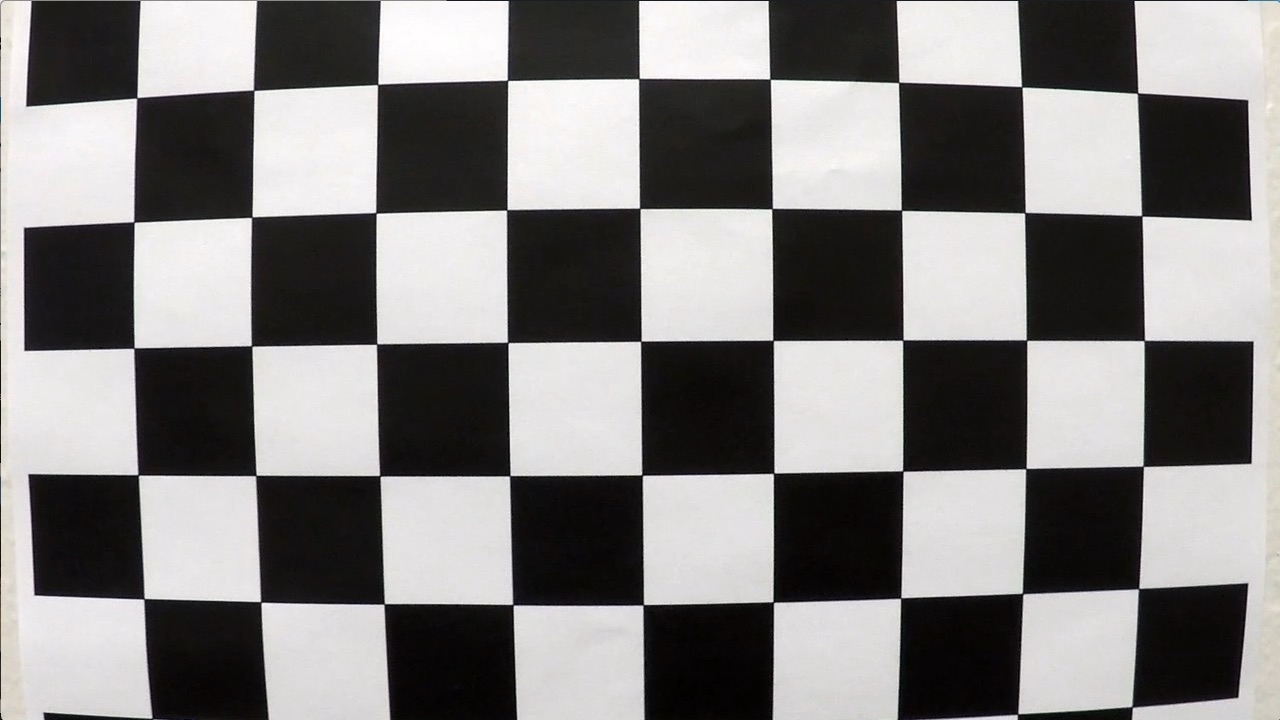
#> input picture camera_cal/calibration1.jpg, 1280 x 720 px; its folder holds only this picture in this run
$ jupyter execute --allow-errors Project.ipynb   (shell and % lines are left out)   (older library calls are emulated)
#> lines starting #> are read from the running program, lines starting #| are printed output that depends on the picture; after the words box and inside, x2 and y2 are one past the last pixel; in counts of white or black regions, pixels touching at a corner belong together
## Advanced Lane Finding Project

The goals / steps of this project are the following:

* Compute the camera calibration matrix and distortion coefficients given a set of chessboard images.
* Apply a distortion correction to raw images.
* Use color transforms, gradients, etc., to create a thresholded binary image.
* Apply a perspective transform to rectify binary image ("birds-eye view").
* Detect lane pixels and fit to find the lane boundary.
* Determine the curvature of the lane and vehicle position with respect to center.
* Warp the detected lane boundaries back onto the original image.
* Output visual display of the lane boundaries and numerical estimation of lane curvature and vehicle position.

---
## First, I'll compute the camera calibration using chessboard images

[cell 1]
## Import all necessary libraries
#%matplotlib qt
import numpy as np
import cv2
import glob
import matplotlib.pyplot as plt
import random
import math
import os

[cell 2]
nx=9
ny=6

def calibrate(nx,ny):
#> called with nx = 9, ny = 6
    undist=[]
    objp = np.zeros((nx*ny,3), np.float32)
    objp[:,:2] = np.mgrid[0:nx,0:ny].T.reshape(-1,2)
    objpoints = [] # 3d points in real world space
    imgpoints = [] # 2d points in image plane.
    image_store=[]
    image=[]
    undst=[]
    global ret, mtx ,dist ,rvecs ,tvecs
    images = glob.glob('camera_cal/calibration*.jpg')
    k=0
    l=0
    for fname in images:
        k+=1
        img = cv2.imread(fname)
#> img is the input picture: shape (720, 1280, 3); mean B, G, R 127.8, 128.4, 130.1
        image.append(img)
        gray = cv2.cvtColor(img,cv2.COLOR_BGR2GRAY)
        image_store.append(img)
        ret, corners = cv2.findChessboardCorners(gray, (nx,ny),None)
#> ret = False; corners = None
        if ret == True:
            objpoints.append(objp)
            imgpoints.append(corners)
            cv2.drawChessboardCorners(img, (nx,ny), corners, ret)
            l+=1
    ret, mtx ,dist ,rvecs ,tvecs = cv2.calibrateCamera(objpoints,imgpoints,(gray.shape[0],gray.shape[1]),None,None)
    return ret, mtx, dist, rvecs, tvecs

#> (a cell that did not finish here is left out)

[cell 4]
image=cv2.imread('test_images/test3.jpg')
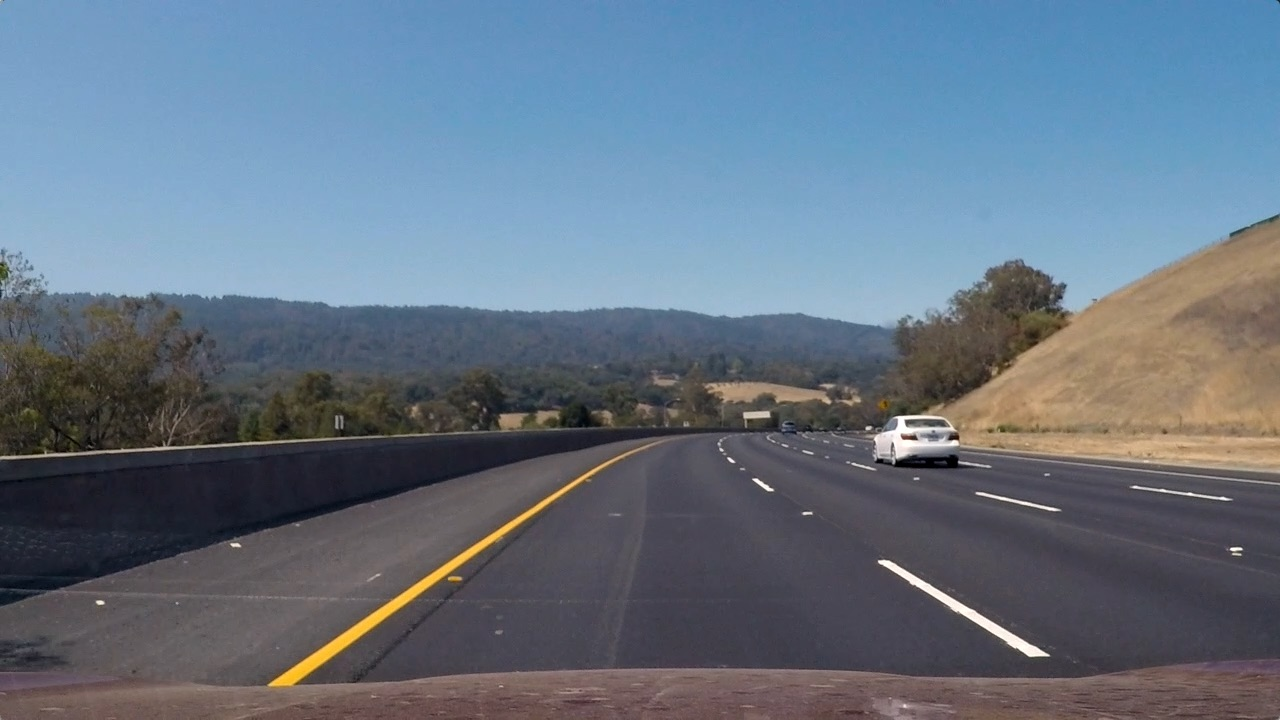
#> input picture test_images/test3.jpg, 1280 x 720 px
#> image is the input picture: shape (720, 1280, 3); mean B, G, R 130.7, 115.3, 101.1

[cell 5]
def undistort(image,mtx,dist,):
    undist=cv2.undistort(image,mtx,dist,None,mtx)
    return undist

# [42 lines left out: functions abs_sobel_thresh, mag_thresh, dir_threshold, sob, not called in this run]

def color_threshold(image,ksize,std):
    image=cv2.GaussianBlur(image,(ksize,ksize),std)
    HSV = cv2.cvtColor(image,cv2.COLOR_BGR2HSV)
    HLS = cv2.cvtColor(image,cv2.COLOR_BGR2HLS)
    #HH,SS,VV=cv2.split(image)
    HH=HSV[:,:,0]
    LL=HLS[:,:,1]
    VV=HSV[:,:,2]
#######################################################################

    sL_thresh=(220,255)#218,255
    sobelL = cv2.Sobel(LL, cv2.CV_64F,1,0) # Take the derivative in x
    abs_sobelL = np.absolute(sobelL) # Absolute x derivative to accentuate lines away from horizontal
    scaled_sobelL = np.uint8(255*abs_sobelL/np.max(abs_sobelL))
    binaryL = np.zeros_like(LL)
    binaryL[(LL > sL_thresh[0]) & (LL <= sL_thresh[1])] = 1

    sV_thresh=(218,255)#218,255
    sobelV = cv2.Sobel(VV, cv2.CV_64F,1,0) # Take the derivative in x
    abs_sobelV = np.absolute(sobelV) # Absolute x derivative to accentuate lines away from horizontal
    scaled_sobelV = np.uint8(255*abs_sobelV/np.max(abs_sobelV))
    binaryV = np.zeros_like(VV)
    binaryV[(VV > sV_thresh[0]) & (VV <= sV_thresh[1])] = 1

    threshH = (30,100)
    sobelH = cv2.Sobel(HH, cv2.CV_64F,1,0) # Take the derivative in x
    abs_sobelH = np.absolute(sobelH) # Absolute x derivative to accentuate lines away from horizontal
    scaled_sobelH = np.uint8(255*abs_sobelH/np.max(abs_sobelH))
    binaryH = np.zeros_like(HH)
    binaryH[(HH > threshH[0]) & (HH <= threshH[1])] = 1

    comb=binaryH|binaryV|binaryL
    return comb


# [225 lines left out: functions stack_image, curvature, birdseyeview, slidewindow, slideadvanced, draw_lines, not called in this run]

[cell 6]
image=cv2.imread('test_images/test1.jpg')
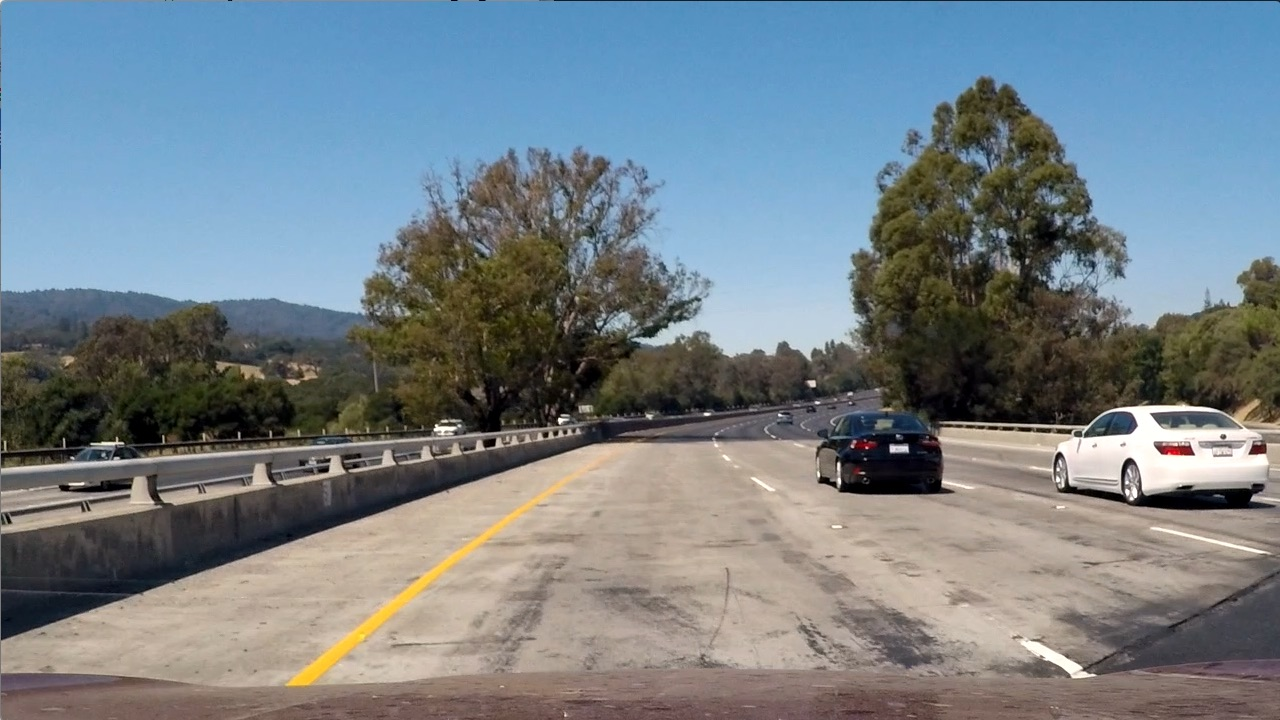
#> input picture test_images/test1.jpg, 1280 x 720 px
#> image is the input picture: shape (720, 1280, 3); mean B, G, R 135.5, 128.7, 117.5
image=cv2.cvtColor(image,cv2.COLOR_BGR2RGB)
#> (the rest of this cell did not finish here and is left out)

### Color Transformation and Treshholding

[cell 7]
ploty = np.linspace(0, image.shape[0]-1, image.shape[0] )
#> ploty = 720 values from 0 to 719
combcol=color_threshold(image,5,5)
#> in color_threshold, `HSV = cv2.cvtColor(image,cv2.COLOR_BGR2HSV)`: HSV: shape (720, 1280, 3); mean H, S, V 68.3, 76.2, 149.5
#> in color_threshold, `HLS = cv2.cvtColor(image,cv2.COLOR_BGR2HLS)`: HLS: shape (720, 1280, 3); mean of channels 0, 1, 2 68.2, 126.7, 71.7
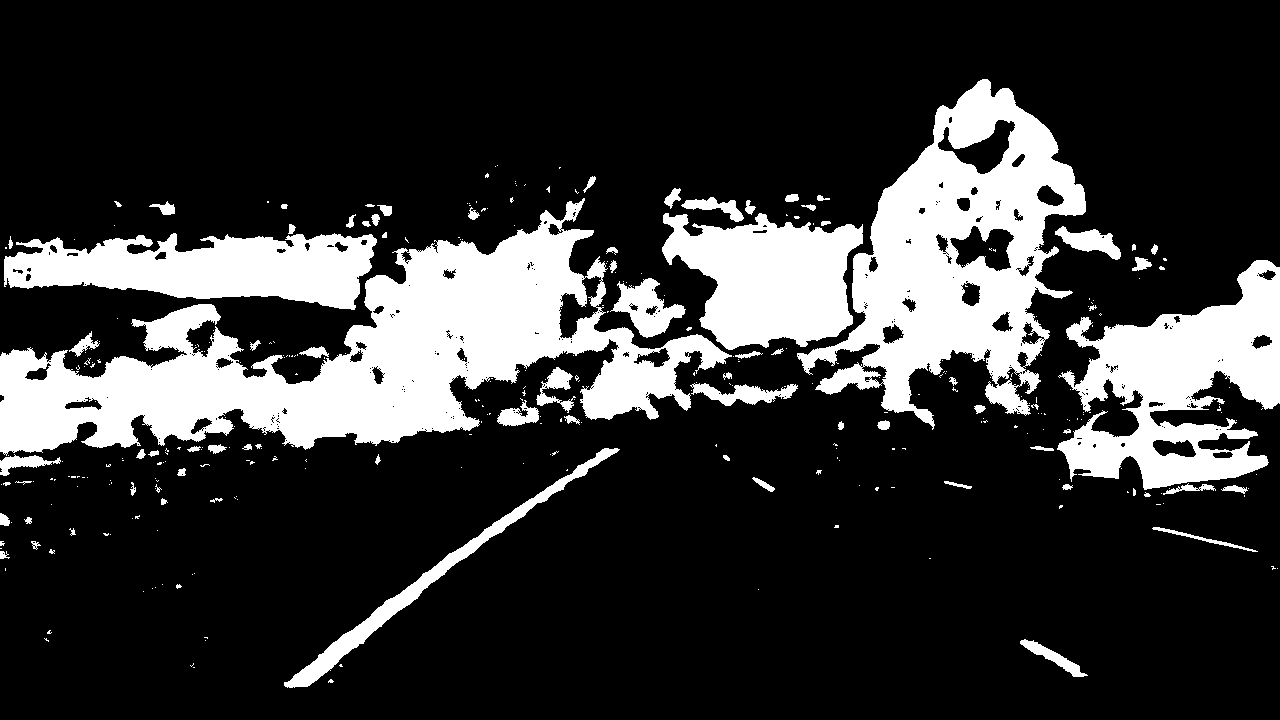
#> combcol: shape (720, 1280); values 0 (black) and 1 (white), 21.1% white; 348 white regions (267 under 20 px), largest, box (x1, y1, x2, y2) and area: (0, 198, 732, 456) 69660, (797, 79, 1086, 430) 43176, (1057, 260, 1280, 490) 26430

#plt.imshow(image)
#> (the rest of this cell did not finish here and is left out)

#> (a cell that did not finish here is left out)

#> (a cell that did not finish here is left out)

#> (a cell that did not finish here is left out)

#> (a cell that did not finish here is left out)

[cell 12]
leftt=[]
rightt=[]
# [16 lines left out: function createLines, not called in this run]

[cell 13]
leftt=[]
rightt=[]

[cell 14]
prevlineR=[]
prevlineL=[]
fitxR=None
fitxL=None
prevLX=None
prevLY=None
prevRX=None
prevRY=None
leftyy=None
leftxx=None
counter=1
prevlineL=[1.07718344e-04,  -1.01520147e-01  , 3.40205279e+02]
prevlineR=[4.47199399e-04,  -4.08928379e-01,   1.18884608e+03]
def process(image):
    global prevlineR,prevlineL,fitxL,fitxR,prevLX,prevLY,prevRX,prevRY,leftyy,rightyy,leftxx
    global left_fit,right_fit,counter#counter#,left_mean,right_mean

    #prevlineL=[1.07718344e-04,  -1.01520147e-01  , 3.40205279e+02]
    #prevlineR=[4.47199399e-04,  -4.08928379e-01,   1.18884608e+03]
    ploty = np.linspace(0, image.shape[0]-1, image.shape[0] )
    undist=undistort(image,calib[1],calib[2])
    imagebird=birdseyeview(undist)[0]
    gray=cv2.cvtColor(imagebird,cv2.COLOR_RGB2GRAY)
    binary=sob(gray,11)
    combsob = np.zeros_like(binary[3])
    combsob[((binary[3] == 1) &(binary[0] == 1) ) | ((binary[2] == 1)& (binary[3] == 1)) | ((binary[1] == 1)&(binary[3] == 1))] = 1
    combcol=color_threshold(imagebird,5,5)
    combined_binary=stack_image(combcol,combsob)

    if (not np.all(prevlineR) or not np.all(prevlineL) ):#(counter==1):#

        #print(prevlineL)
        print('funzt')
        bild=slideadvanced(combined_binary,prevlineL,prevlineR)

        leftx = bild[0]
        lefty = bild[1]
        rightx = bild[2]
        righty = bild[3]
        left_fit=bild[6]
        right_fit=bild[7]
         #Fit a second order polynomial to each
        gg=bild[7]

        curve=curvature(combined_binary,leftx,lefty,rightx,righty)
        curve_err=((curve[0]-curve[1])**2)
        err_left= ((left_fit[0] -prevlineL[0])**2)
        err_right=((right_fit[0]-prevlineR[0])**2)
        print(err_left)
        print(err_right)
        ## check if error is smaller than 5%. If so, save linevalues. Else store values from previous frame!
        #if math.sqrt((curve_err))<=0.08:
        if math.sqrt((err_left))<=0.005:

            prevLX=leftx
            prevLY=lefty
            left_fitx=bild[4]
            prevlineL=bild[6]
            fitxL=left_fitx
            left_fit=bild[6]
            counter=0
        else:

            prevLX=prevLX
            prevLY=prevLY
            prevlineL=prevlineL
            left_fit=prevlineL
            left_fitx=fitxL
            counter=1
        #if math.sqrt((curve_err))<=0.08:
        if math.sqrt((err_right))<=0.005:

            prevRX=rightx
            prevRY=righty
            right_fitx=bild[5]
            prevlineR=bild[7]
            fitxR=right_fitx
            right_fit=bild[7]
            counter=0
        else:

            prevRX=prevRX
            prevRY=prevRY
            prevlineR=prevlineR
            right_fit=prevlineR
            right_fitx=fitxR
            counter=1


    else:
        bild=slidewindow(combined_binary)

        leftx = bild[0]
        lefty = bild[1]
        rightx = bild[2]
        righty = bild[3]
        kk=bild[7]
        left_fit = bild[6]
        right_fit = bild[7]

        curve=curvature(combined_binary,leftx,lefty,rightx,righty)

        #prevlineL=left_fit
        #prevlineR=right_fit
        curve_err=((curve[0]-curve[1])**2)
        err_left= ((left_fit[0] -prevlineL[0])**2)
        err_right=((right_fit[0]-prevlineR[0])**2)

        if math.sqrt((err_left))<=0.005:

            prevLX=leftx
            prevLY=lefty
            left_fitx=bild[4]
            prevlineL=bild[6]
            fitxL=left_fitx
            left_fit=bild[6]
            counter=0

        else:
            prevLX=prevLX
            prevLY=prevLY
            prevlineL=prevlineL
            left_fit=prevlineL
            left_fitx=fitxL
            counter=1
        if math.sqrt((err_right) )<=0.005:
            prevRX=rightx
            prevRY=righty
            right_fitx=bild[5]
            prevlineR=bild[7]
            fitxR=right_fitx
            right_fit=bild[7]
            counter=0

        else:

            prevRX=prevRX
            prevRY=prevRY
            prevlineR=prevlineR
            right_fit=prevlineR
            right_fitx=fitxR
            counter=1


    data=createLines(left_fit,right_fit)
    left_mean=np.mean(data[0],axis=0)
    right_mean=np.mean(data[1],axis=0)
    left_list  = left_mean.tolist()
    right_list = right_mean.tolist()

    left_fitx = left_list[0]*ploty**2 + left_list[1]*ploty + left_list[2]
    right_fitx = right_list[0]*ploty**2 + right_list[1]*ploty + right_list[2]

    Minv=birdseyeview(combined_binary)[1]
    curve=curvature(combined_binary,bild[0],bild[1],bild[2],bild[3])

    draw,draw2=draw_lines(combined_binary,undist,Minv,left_fitx,right_fitx,curve[0],curve[1])


    xm_per_pix = 3.7/700 # meters per pixel in x dimension
    screen_mid = image.shape[1]/2
    y_eval = np.max(ploty)/2

    ll =  left_fit[0]*y_eval**2 + left_fit[1]*y_eval + left_fit[2]    # x position for left lane
    rl = right_fit[0]*y_eval**2 + right_fit[1]*y_eval + right_fit[2]   # x position for right lane
    real_mid = int((rl + ll)/2)
    off_center = screen_mid-real_mid
    off_center = xm_per_pix * off_center
    off_center = round(off_center,3)


    height, width = 720, 1280
    Screen=np.zeros((height, width, 3), dtype=np.uint8)
    cv2.putText(draw, 'Offset from midlane {}(m)'.format(off_center), (60,80),
             fontFace = 1, fontScale = 2, color=(255,255,255), thickness = 2)
    cv2.putText(draw, 'Radius of Curvature {}(m)'.format(int((curve[0]+curve[1])/2)), (60,120),
             fontFace = 1, fontScale = 2, color=(255,255,255), thickness = 2)
    kk=np.dstack((combined_binary, combined_binary, combined_binary))
    pic = np.dstack((combined_binary, combined_binary, combined_binary))*255
    Screen[0:720,0:960] = cv2.resize(draw, (int(width*3/4),int(height)), interpolation=cv2.INTER_AREA)
    Screen[0:240,960:1280] = cv2.resize((birdseyeview(undist)[0]), (320,240), interpolation=cv2.INTER_AREA)
    Screen[240:480,960:1280] = cv2.resize(bild[8], (320,240), interpolation=cv2.INTER_AREA)
    Screen[480:720,960:1280] = cv2.resize(draw2, (320,240), interpolation=cv2.INTER_AREA)
    return Screen

[cell 15]
plt.figure(figsize=(24, 15))
image=cv2.imread('test_images/test4.jpg')
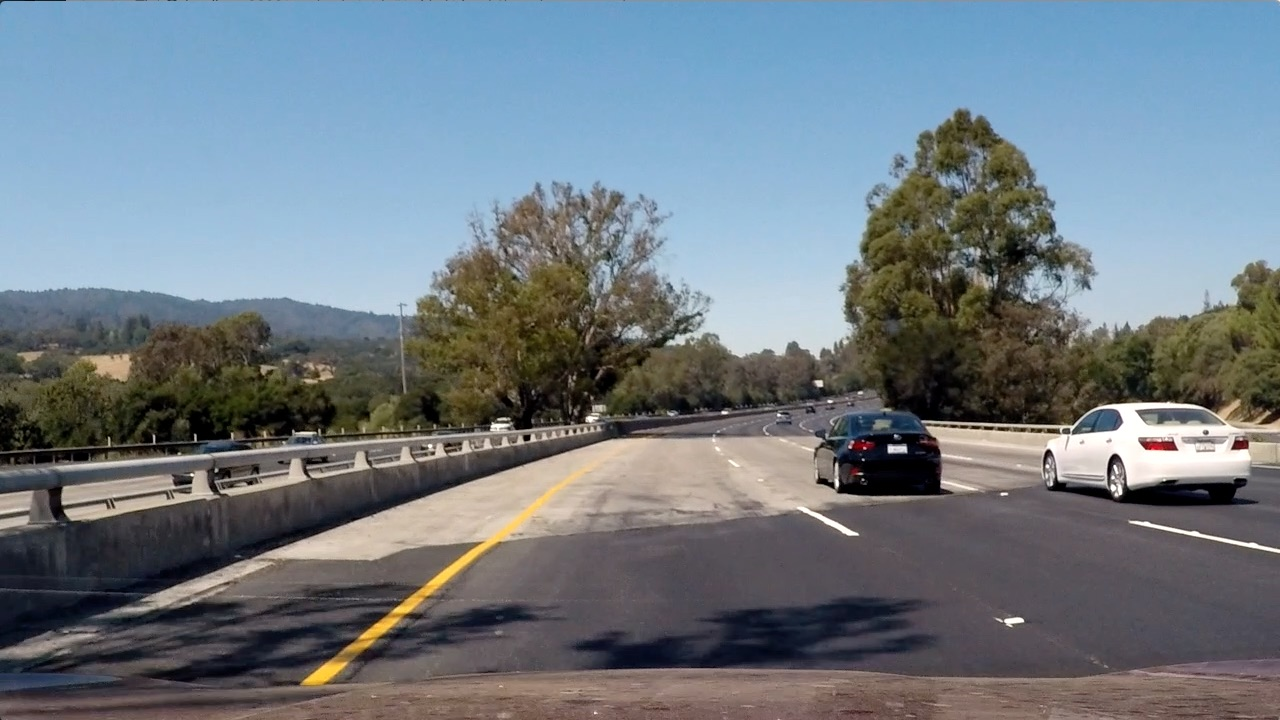
#> input picture test_images/test4.jpg, 1280 x 720 px
#> image is the input picture: shape (720, 1280, 3); mean B, G, R 130.9, 122.7, 112.2
#> (the rest of this cell did not finish here and is left out)

plt.imshow(nice)
